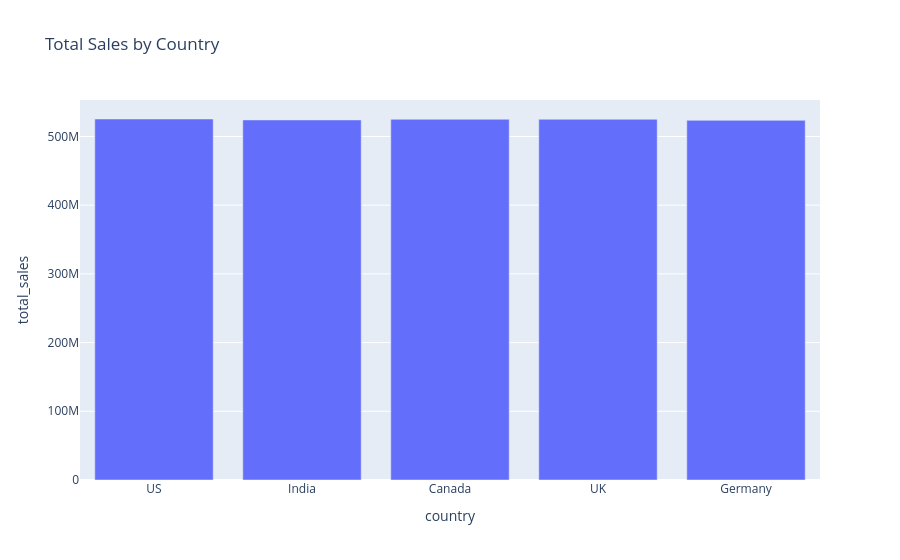

Notebook code for this chart:
### Code cell
figure = px.bar(country_sales, x="country", y="total_sales", title="Total Sales by Country")
figure.show()

### Figure 1 — Plotly figure (JSON) as saved in the notebook; plotly's stock layout.template omitted (floating-point values rounded to 4 significant figures)
{"data": [{"hovertemplate": "country=%{x}<br>total_sales=%{y}<extra></extra>", "legendgroup": "", "marker": {"color": "#636efa", "pattern": {"shape": ""}}, "name": "", "orientation": "v", "showlegend": false, "textposition": "auto", "type": "bar", "x": ["US", "India", "Canada", "UK", "Germany"], "xaxis": "x", "y": [525399287, 524040301, 524974661, 525011406, 523413140], "yaxis": "y"}], "layout": {"barmode": "relative", "legend": {"tracegroupgap": 0}, "title": {"text": "Total Sales by Country"}, "xaxis": {"anchor": "y", "domain": [0, 1], "title": {"text": "country"}}, "yaxis": {"anchor": "x", "domain": [0, 1], "title": {"text": "total_sales"}}}}
